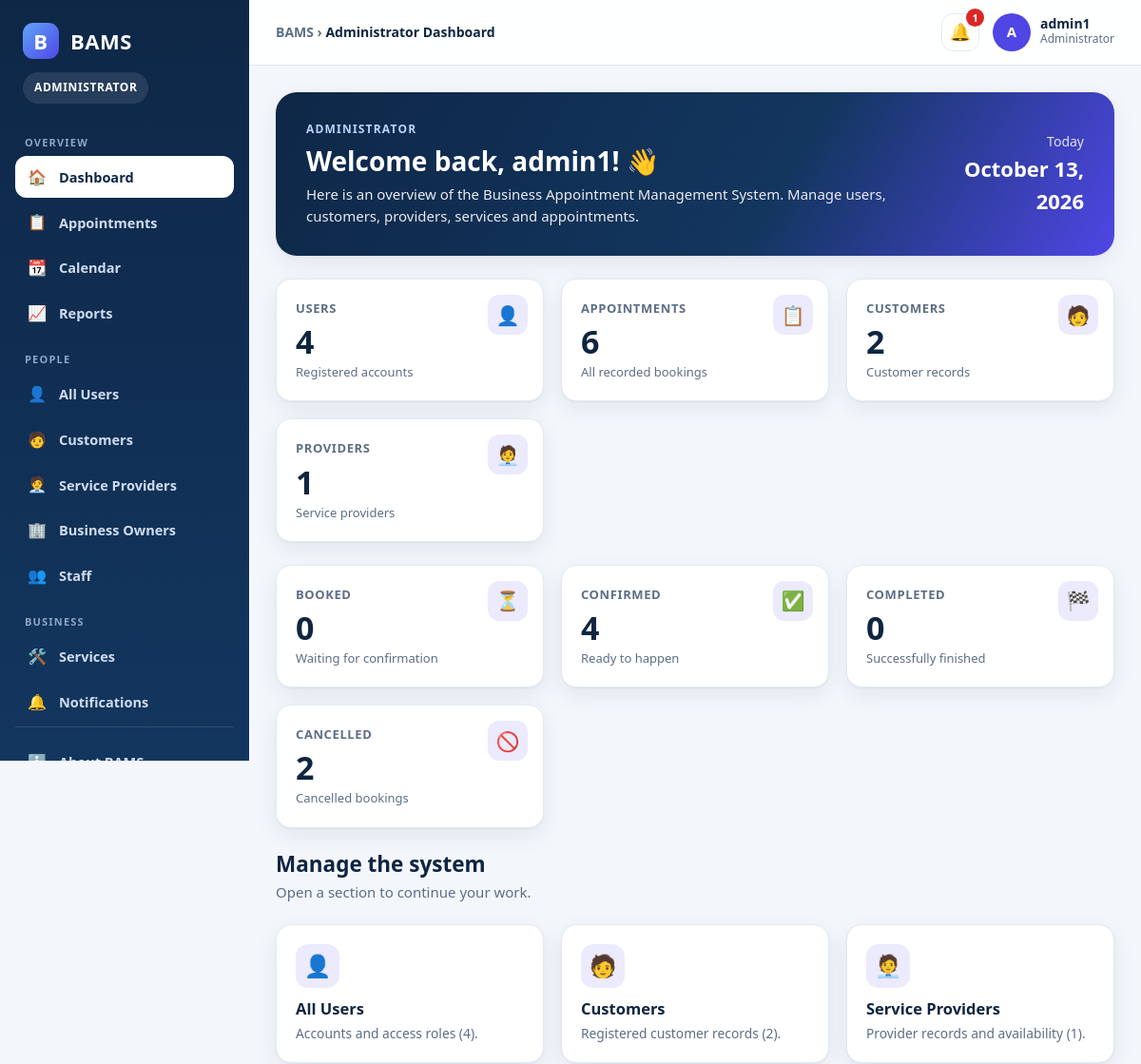
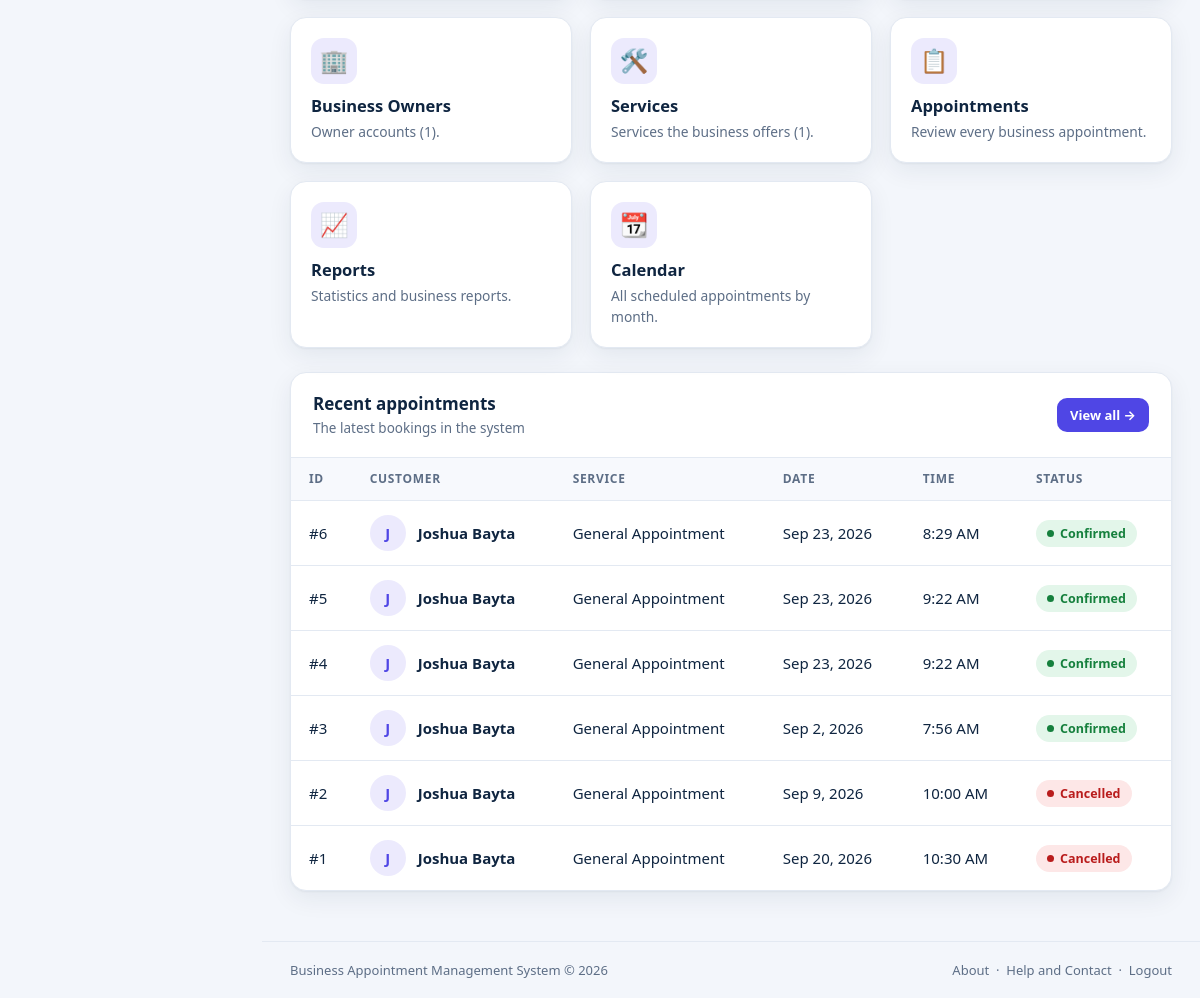
Page /admin_dashboard.php (signed in) on the committed database (2 pictures, top to bottom).
### tables this page shows
CREATE TABLE `appointments` (
  `appointment_id` int(11) NOT NULL,
  `customer_id` int(11) NOT NULL,
  `provider_id` int(11) NOT NULL,
  `service_id` int(11) NOT NULL,
  `appointment_date` date NOT NULL,
  `appointment_time` time NOT NULL,
  `status` varchar(30) DEFAULT 'Booked',
  `created_at` timestamp NOT NULL DEFAULT current_timestamp()
);

CREATE TABLE `services` (
  `service_id` int(11) NOT NULL,
  `service_name` varchar(100) NOT NULL,
  `description` text DEFAULT NULL,
  `duration` int(11) DEFAULT NULL,
  `status` varchar(20) DEFAULT 'Available',
  `created_at` timestamp NOT NULL DEFAULT current_timestamp()
);

### data.php (the view, shortened to what this page needs)
<?php
require_once __DIR__ . "/bootstrap.php";
function db_count(mysqli $conn, string $sql): int
{
    try {
        $r = $conn->query($sql);
        if ($r) {
            $row = $r->fetch_row();
            return (int)($row[0] ?? 0);
        }
    } catch (Throwable $e) {
    }
    return 0;
}
function status_counts(mysqli $conn, string $where = ""): array
{
    $out = [];
    try {
        $r = $conn->query("SELECT status, COUNT(*) c FROM appointments a $where GROUP BY status");
        while ($r && $row = $r->fetch_assoc()) {
            $out[$row["status"]] = (int)$row["c"];
        }
    } catch (Throwable $e) {
    }
    return $out;
}
function appointment_rows(mysqli $conn, string $where = "", string $order = "a.appointment_date DESC, a.appointment_time DESC", int $limit = 0): array
{
    $sql = "SELECT a.appointment_id, a.appointment_date, a.appointment_time, a.status, a.created_at,
                   a.customer_id, a.provider_id, a.service_id,
                   TRIM(CONCAT(IFNULL(c.first_name,''),' ',IFNULL(c.last_name,''))) AS customer_name,
                   cu.username AS customer_user,
                   TRIM(CONCAT(IFNULL(p.first_name,''),' ',IFNULL(p.last_name,''))) AS provider_name,
                   s.service_name, s.duration
            FROM appointments a
            LEFT JOIN customers c ON a.customer_id = c.customer_id
            LEFT JOIN users cu ON c.user_id = cu.user_id
            LEFT JOIN service_providers p ON a.provider_id = p.provider_id
            LEFT JOIN services s ON a.service_id = s.service_id
            " . ($where !== "" ? "WHERE $where" : "") . "
            ORDER BY $order" . ($limit > 0 ? " LIMIT $limit" : "");
    $rows = [];
    try {
        $r = $conn->query($sql);
        while ($r && $row = $r->fetch_assoc()) {
            $rows[] = $row;
        }
    } catch (Throwable $e) {
    }
    return $rows;
}
function fmt_date(?string $d): string
{
    return $d ? date("M j, Y", strtotime($d)) : "-";
}
function fmt_time(?string $t): string
{
    return $t ? date("g:i A", strtotime($t)) : "-";
}
function render_appointment_table(array $rows, array $cols = ["id", "customer", "service", "provider", "date", "time", "status"], string $empty = "No appointments found."): void
{
    $names = ["id" => "ID", "customer" => "Customer", "service" => "Service", "provider" => "Provider", "date" => "Date", "time" => "Time", "status" => "Status"];
    echo '<div class="table-wrap"><table><thead><tr>';
    foreach ($cols as $c) {
        echo "<th>" . e($names[$c]) . "</th>";
    }
    echo "</tr></thead><tbody>";
    foreach ($rows as $r) {
        echo "<tr>";
        foreach ($cols as $c) {
            switch ($c) {
                case "id":       echo "<td>#" . (int)$r["appointment_id"] . "</td>"; break;
                case "customer": echo '<td><div class="cell-user"><div class="mini-avatar">' . e(initial($r["customer_name"])) . '</div><div class="cell-title">' . e($r["customer_name"]) . "</div></div></td>"; break;
                case "service":  echo "<td>" . e($r["service_name"]) . "</td>"; break;
                case "date":     echo "<td>" . e(fmt_date($r["appointment_date"])) . "</td>"; break;
                case "time":     echo "<td>" . e(fmt_time($r["appointment_time"])) . "</td>"; break;
                case "status":   echo "<td>" . status_badge((string)$r["status"]) . "</td>"; break;
            }
        }
        echo "</tr>";
    }
    echo "</tbody></table></div>";
}

### layout.php (shortened to what this page needs)
<?php
require_once __DIR__ . "/bootstrap.php";
function layout_start(string $title, string $active = "", string $subtitle = ""): void
{
    global $conn;
    $role = current_role();
    $user = current_username();
    $unread = unread_count($conn);
    ?>
<!DOCTYPE html>
<html lang="en">
<head>
<link rel="stylesheet" href="assets/bams.css">
</head>
<body class="<?php echo e(role_class($role)); ?>">
<div class="shell">
    <aside class="sidebar" id="sidebar">
        <a class="brand" href="<?php echo e(role_home($role)); ?>"><span class="brand-mark">B</span><span>BAMS</span></a>
        <span class="role-chip"><?php echo e($role); ?></span>
        <?php foreach (role_menu($role) as $group): ?>
            <div class="nav-heading"><?php echo e($group[0]); ?></div>
            <?php foreach ($group[1] as $item): ?>
                <a class="nav-link<?php echo $active === $item[0] ? " active" : ""; ?>" href="<?php echo e($item[0]); ?>">
                    <span class="nav-ico"><?php echo $item[2]; ?></span><span><?php echo e($item[1]); ?></span>
                </a>
            <?php endforeach; ?>
        <?php endforeach; ?>
        <div class="sidebar-bottom">
            <a class="nav-link" href="about.php"><span class="nav-ico">ℹ️</span><span>About BAMS</span></a>
        </div>
    </aside>
    <div class="main">
        <header class="topbar">
            <div class="crumb">BAMS &rsaquo; <b><?php echo e($title); ?></b></div>
            <a class="bell" href="notifications.php" title="Notifications">🔔<?php if ($unread > 0): ?><span class="dot"><?php echo $unread > 99 ? "99+" : $unread; ?></span><?php endif; ?></a>
            <div class="profile">
                <div class="avatar"><?php echo e(initial($user)); ?></div>
                <div><div class="profile-name"><?php echo e($user); ?></div><div class="profile-role"><?php echo e($role); ?></div></div>
            </div>
        </header>
        <main class="content">
    <?php
}
function layout_end(): void
{
    ?>
        </main>
        <footer class="foot">
            <span>Business Appointment Management System &copy; <?php echo date("Y"); ?></span>
            <span><a href="about.php">About</a> &nbsp;&middot;&nbsp; <a href="contact.php">Help and Contact</a> &nbsp;&middot;&nbsp; <a href="logout.php">Logout</a></span>
        </footer>
    </div>
</div>
</body>
</html>
    <?php
}
    ?>

### admin_dashboard.php (shortened to what this page needs)
<?php
require_once __DIR__ . "/includes/layout.php";
require_once __DIR__ . "/includes/data.php";
$username = current_username();
$totalUsers = db_count($conn, "SELECT COUNT(*) FROM users");
$totalAppointments = db_count($conn, "SELECT COUNT(*) FROM appointments");
$totalCustomers = db_count($conn, "SELECT COUNT(*) FROM customers");
$totalProviders = db_count($conn, "SELECT COUNT(*) FROM service_providers");
$totalServices = db_count($conn, "SELECT COUNT(*) FROM services");
$totalOwners = db_count($conn, "SELECT COUNT(*) FROM users WHERE role = 'Business Owner'");
$st = status_counts($conn);
$recent = appointment_rows($conn, "", "a.appointment_id DESC", 6);
layout_start("Administrator Dashboard", "admin_dashboard.php");
?>
<section class="hero-card">
    <div>
        <div class="eyebrow" style="color:#bcd3ff">Administrator</div>
        <h1>Welcome back, <?php echo e($username); ?>! 👋</h1>
        <p>Here is an overview of the Business Appointment Management System. Manage users, customers, providers, services and appointments.</p>
    </div>
    <div style="text-align:right"><div style="font-size:14px;opacity:.85">Today</div><div style="font-size:22px;font-weight:800"><?php echo date("F j, Y"); ?></div></div>
</section>
<div class="stats">
    <div class="stat"><div class="stat-ico">👤</div><div class="stat-label">Users</div><div class="stat-value"><?php echo number_format($totalUsers); ?></div><div class="stat-sub">Registered accounts</div></div>
    <div class="stat"><div class="stat-ico">📋</div><div class="stat-label">Appointments</div><div class="stat-value"><?php echo number_format($totalAppointments); ?></div><div class="stat-sub">All recorded bookings</div></div>
    <div class="stat"><div class="stat-ico">🧑</div><div class="stat-label">Customers</div><div class="stat-value"><?php echo number_format($totalCustomers); ?></div><div class="stat-sub">Customer records</div></div>
    <div class="stat"><div class="stat-ico">🧑‍💼</div><div class="stat-label">Providers</div><div class="stat-value"><?php echo number_format($totalProviders); ?></div><div class="stat-sub">Service providers</div></div>
</div>
<div class="stats">
    <div class="stat"><div class="stat-ico">⏳</div><div class="stat-label">Booked</div><div class="stat-value"><?php echo (int)($st["Booked"] ?? 0); ?></div><div class="stat-sub">Waiting for confirmation</div></div>
    <div class="stat"><div class="stat-ico">✅</div><div class="stat-label">Confirmed</div><div class="stat-value"><?php echo (int)($st["Confirmed"] ?? 0); ?></div><div class="stat-sub">Ready to happen</div></div>
    <div class="stat"><div class="stat-ico">🏁</div><div class="stat-label">Completed</div><div class="stat-value"><?php echo (int)($st["Completed"] ?? 0); ?></div><div class="stat-sub">Successfully finished</div></div>
    <div class="stat"><div class="stat-ico">🚫</div><div class="stat-label">Cancelled</div><div class="stat-value"><?php echo (int)($st["Cancelled"] ?? 0); ?></div><div class="stat-sub">Cancelled bookings</div></div>
</div>
<div class="page-head"><div><h2 style="margin:0">Manage the system</h2><p>Open a section to continue your work.</p></div></div>
<div class="tiles" style="margin-bottom:24px">
    <a class="tile" href="manage_users.php"><div class="ico">👤</div><h3>All Users</h3><p>Accounts and access roles (<?php echo $totalUsers; ?>).</p></a>
    <a class="tile" href="manage_customers.php"><div class="ico">🧑</div><h3>Customers</h3><p>Registered customer records (<?php echo $totalCustomers; ?>).</p></a>
    <a class="tile" href="manage_providers.php"><div class="ico">🧑‍💼</div><h3>Service Providers</h3><p>Provider records and availability (<?php echo $totalProviders; ?>).</p></a>
    <a class="tile" href="manage_owners.php"><div class="ico">🏢</div><h3>Business Owners</h3><p>Owner accounts (<?php echo $totalOwners; ?>).</p></a>
    <a class="tile" href="manage_services.php"><div class="ico">🛠️</div><h3>Services</h3><p>Services the business offers (<?php echo $totalServices; ?>).</p></a>
    <a class="tile" href="owner_appointments.php"><div class="ico">📋</div><h3>Appointments</h3><p>Review every business appointment.</p></a>
    <a class="tile" href="reports.php"><div class="ico">📈</div><h3>Reports</h3><p>Statistics and business reports.</p></a>
    <a class="tile" href="calendar.php"><div class="ico">📆</div><h3>Calendar</h3><p>All scheduled appointments by month.</p></a>
</div>
<div class="card">
    <div class="card-head">
        <div><div class="card-title">Recent appointments</div><div class="card-sub">The latest bookings in the system</div></div>
        <a class="btn btn-sm" href="owner_appointments.php">View all &rarr;</a>
    </div>
    <?php render_appointment_table($recent, ["id", "customer", "service", "date", "time", "status"]); ?>
</div>
<?php layout_end(); ?>

### bootstrap.php (shortened to what this page needs)
<?php
function e($value): string
{
    return htmlspecialchars((string)($value ?? ""), ENT_QUOTES, "UTF-8");
}
function role_home(string $role): string
{
    switch ($role) {
        case BAMS_ADMIN:    return "admin_dashboard.php";
    }
    return "login.php";
}
function role_class(string $role): string
{
    switch ($role) {
        case BAMS_ADMIN:    return "role-admin";
    }
    return "role-customer";
}
function current_role(): string
{
    return $_SESSION["role"] ?? "";
}
function current_username(): string
{
    return $_SESSION["username"] ?? "";
}
function role_menu(string $role): array
{
    switch ($role) {
        case BAMS_ADMIN:
            return [
                ["Overview", [["admin_dashboard.php", "Dashboard", "🏠"], ["owner_appointments.php", "Appointments", "📋"], ["calendar.php", "Calendar", "📆"], ["reports.php", "Reports", "📈"]]],
                ["People", [["manage_users.php", "All Users", "👤"], ["manage_customers.php", "Customers", "🧑"], ["manage_providers.php", "Service Providers", "🧑‍💼"], ["manage_owners.php", "Business Owners", "🏢"], ["staff.php", "Staff", "👥"]]],
                ["Business", [["manage_services.php", "Services", "🛠️"], ["notifications.php", "Notifications", "🔔"]]],
            ];
    }
    return [
        ["Appointments", [["dashboard.php", "Dashboard", "🏠"], ["book_appointment.php", "Book Appointment", "➕"], ["my_appointments.php", "My Appointments", "📋"], ["calendar.php", "Calendar", "📆"]]],
        ["Account", [["customer_profile.php", "My Profile", "👤"], ["notifications.php", "Notifications", "🔔"]]],
    ];
}
function status_badge(string $status): string
{
    $s = strtolower(trim($status));
    $cls = "b-info";
    if (in_array($s, ["confirmed", "completed", "available", "active"], true)) {
        $cls = "b-good";
    } elseif (in_array($s, ["booked", "rescheduled", "pending"], true)) {
        $cls = "b-wait";
    } elseif (in_array($s, ["cancelled", "canceled", "rejected", "unavailable", "inactive"], true)) {
        $cls = "b-bad";
    }
    return '<span class="badge ' . $cls . '">' . e($status === "" ? "Unknown" : $status) . "</span>";
}
function initial(string $name): string
{
    $name = trim($name);
    $first = function_exists("mb_substr") ? mb_substr($name, 0, 1) : substr($name, 0, 1);
    return strtoupper($first);
}
function unread_count(mysqli $conn): int
{
    $uid = (int)$_SESSION["user_id"];
    $r = $conn->query("SELECT COUNT(*) c FROM notifications WHERE user_id = $uid AND is_read = 0");
    return $r ? (int)$r->fetch_assoc()["c"] : 0;
}

### rows in the picture
appointments: appointment_id "6", customer_name "J", customer_name "Joshua Bayta", service.service_name "General Appointment", appointment_date "Sep 23, 2026", appointment_time "8:29 AM", status "Confirmed"
appointments: appointment_id "5", customer_name "J", customer_name "Joshua Bayta", service.service_name "General Appointment", appointment_date "Sep 23, 2026", appointment_time "9:22 AM", status "Confirmed"
appointments: appointment_id "4", customer_name "J", customer_name "Joshua Bayta", service.service_name "General Appointment", appointment_date "Sep 23, 2026", appointment_time "9:22 AM", status "Confirmed"
appointments: appointment_id "3", customer_name "J", customer_name "Joshua Bayta", service.service_name "General Appointment", appointment_date "Sep 2, 2026", appointment_time "7:56 AM", status "Confirmed"
appointments: appointment_id "2", customer_name "J", customer_name "Joshua Bayta", service.service_name "General Appointment", appointment_date "Sep 9, 2026", appointment_time "10:00 AM", status "Cancelled"
appointments: appointment_id "1", customer_name "J", customer_name "Joshua Bayta", service.service_name "General Appointment", appointment_date "Sep 20, 2026", appointment_time "10:30 AM", status "Cancelled"

### other values in the picture
$role "ADMINISTRATOR"
$group[0] "OVERVIEW"
$item[2] "🏠"
$item[1] "Dashboard"
$item[2] "📋"
$item[1] "Appointments"
$item[2] "📆"
$item[1] "Calendar"
$item[2] "📈"
$item[1] "Reports"
$group[0] "PEOPLE"
$item[2] "👤"
$item[1] "All Users"
$item[2] "🧑"
$item[1] "Customers"
